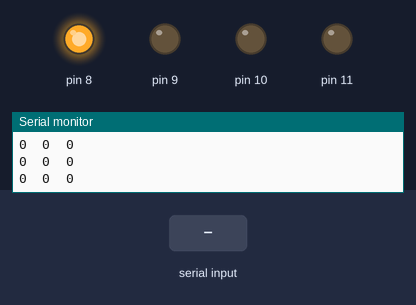
Bench run of a sketch on a simulated Arduino Uno, built with avr-gcc and run on an emulated ATmega328P. Parts: output pins drawn as LEDs (lit = HIGH), the last lines printed to the serial monitor. Inputs (shaded band) come from the test bench.

Above: at 0.8 s.
0.9 s: "4\n" received over Serial
At 2.3 s:
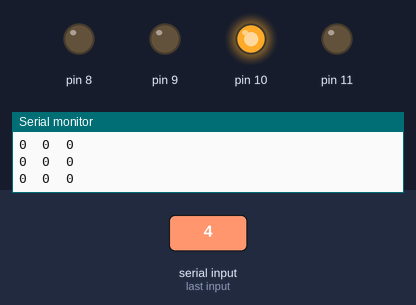
3.4 s: "90,45\n" received over Serial
At 3.9 s:
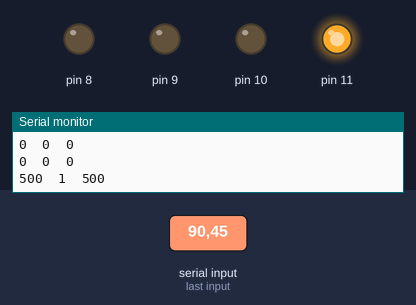
5.9 s: "90\n" received over Serial
At 7.4 s:
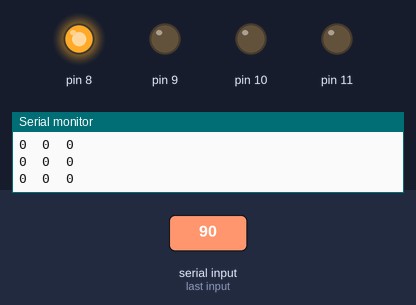
8.4 s: "30,150\n" received over Serial
At 8.7 s:
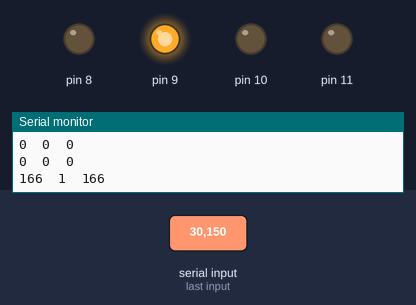
10.9 s: "5\n" received over Serial
At 13.3 s:
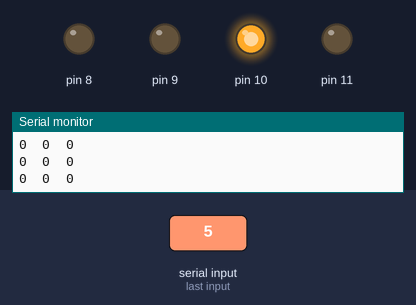
Timing chart, 0 to 14.4 s (numbered marks = the images above; inputs shaded):
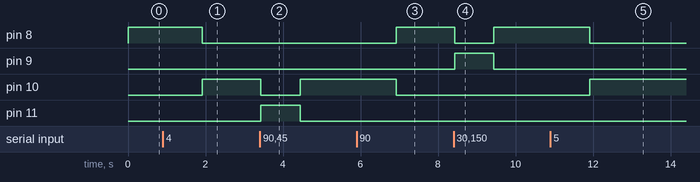

Measured:
- after the input at 0.9 s, pin 8: HIGH → LOW after 1.0 s; pin 10: LOW → HIGH after 1.0 s
- after the input at 3.4 s, pin 10: HIGH → LOW at once, → HIGH 1.0 s later; pin 11: LOW → HIGH at once, → LOW 1.0 s later
- after the input at 5.9 s, pin 8: LOW → HIGH after 1.0 s; pin 10: HIGH → LOW after 1.0 s
- after the input at 8.4 s, pin 8: HIGH → LOW at once, → HIGH 1.0 s later; pin 9: LOW → HIGH at once, → LOW 1.0 s later
- after the input at 10.9 s, pin 8: HIGH → LOW after 1.0 s; pin 10: LOW → HIGH after 1.0 s

The sketch:

mini_stepper.ino
```cpp
#include <avr/io.h>
#include <util/delay.h>
int i = 0, d = 0, n = 0, a = 0, s = 3, k = 0;

int main() {
  init();
  DDRB |= 0x0F;
  PORTB = 0x01;

  Serial.begin(9600);

  while (1) {

    if (Serial.available()) {
      n = Serial.parseInt();
    }

    Serial.print(a);
    Serial.print("  ");
    Serial.print(i);
    Serial.print("  ");
    Serial.println(d);
    a = n *5.56 ;
    d = a - i;
    cw();
    ccw();
  }
}

void cw() {
  if (d > 0) {
    PORTB = 1 << k;
    _delay_ms(s);
    k++;
    if (k == 4) {
      _delay_ms(s);
      k = 0;
    }
    i++;
  }
}

void ccw() {
  if (d < 0) {
    PORTB = 8 >> k;
    _delay_ms(s);
    k++;
    if (k == 4) {
      k = 0;
      _delay_ms(s);
    }
    i--;
  }
}
```
